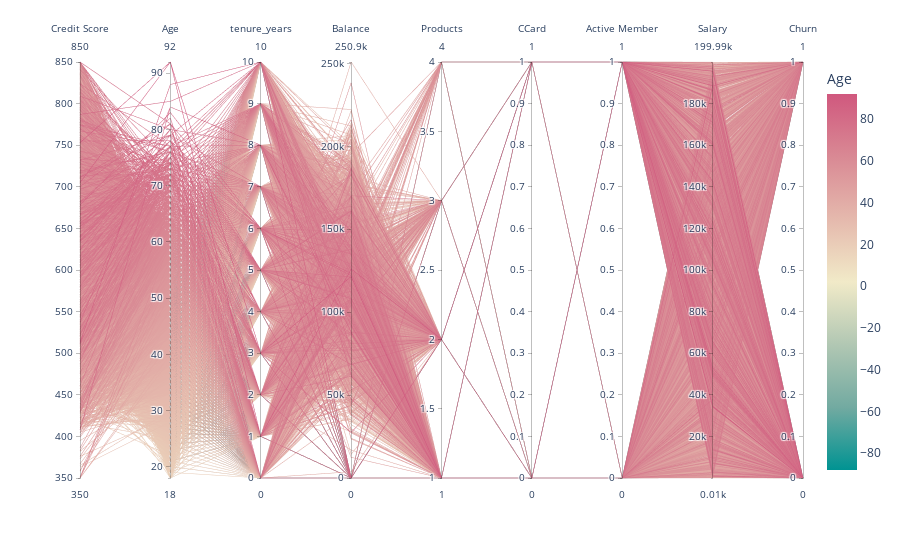

Notebook source saved alongside this figure:
### Markdown cell above
1. As number of products goes up, so too does median age. 

2. As Number of products goes up, so too does median estimated salary, although to a lesser degree than age.

3. Credit Scores appear similar across all product groups.

4. Balance is all over the place. Number of products does appear to affect balance, but the relationship appears random.

### Code cell
fig = px.parallel_coordinates(churn,color="age", 
                              labels={"credit_score": "Credit Score",
                                      "age": "Age", 
                                      "tenure": "Tenure",
                                      "balance": "Balance",
                                      "number_of_products": "Products",
                                      "credit_card": "CCard",
                                      "active_member": "Active Member",
                                      "estimated_salary": "Salary", 
                                      "churn": "Churn"},
                             color_continuous_scale=px.colors.diverging.Tealrose,
                             color_continuous_midpoint=2)
fig.show()

### Figure 1 — Plotly figure (JSON) as saved in the notebook; plotly's stock layout.template omitted (floating-point values rounded to 4 significant figures; data arrays with more than 128 entries replaced by an {"elided": "..."} marker saying what was removed)
{"data": [{"dimensions": [{"label": "Credit Score", "values": {"elided": "10000 int values"}}, {"label": "Age", "values": {"elided": "10000 int values"}}, {"label": "tenure_years", "values": {"elided": "10000 int values"}}, {"label": "Balance", "values": {"elided": "10000 float values"}}, {"label": "Products", "values": {"elided": "10000 int values"}}, {"label": "CCard", "values": {"elided": "10000 int values"}}, {"label": "Active Member", "values": {"elided": "10000 int values"}}, {"label": "Salary", "values": {"elided": "10000 float values"}}, {"label": "Churn", "values": {"elided": "10000 int values"}}], "domain": {"x": [0, 1], "y": [0, 1]}, "line": {"color": {"elided": "10000 int values"}, "coloraxis": "coloraxis"}, "name": "", "type": "parcoords"}], "layout": {"coloraxis": {"cmid": 2, "colorbar": {"title": {"text": "Age"}}, "colorscale": [[0, "rgb(0, 147, 146)"], [0.1667, "rgb(114, 170, 161)"], [0.3333, "rgb(177, 199, 179)"], [0.5, "rgb(241, 234, 200)"], [0.6667, "rgb(229, 185, 173)"], [0.8333, "rgb(217, 137, 148)"], [1, "rgb(208, 88, 126)"]]}, "legend": {"tracegroupgap": 0}, "margin": {"t": 60}}}
